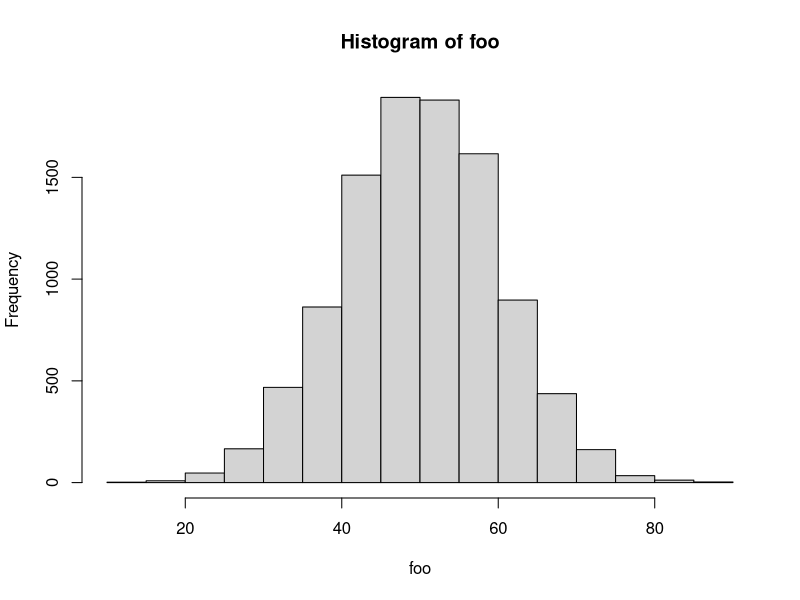
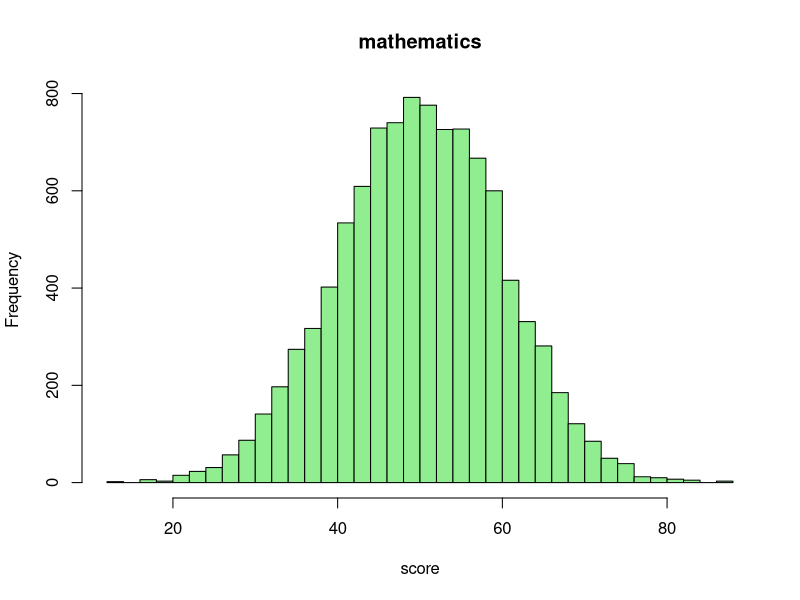

Write R code to recreate these figures, in order. (Note: this script raises an error after producing the figures.)
### 第3講 サンプルコード

#' @exercise R言語における関数

sin(x = pi/2) # "引数名 = 値" で指定 
sin(pi/2) # 上と同値 (引数と値の関係が明かなら引数名は省略可能)

help(log) # ヘルプを表示して使い方を確認する
x <- 16; b <- 2 # xやbに適当な数値を代入する．複数コマンドは ; で区切る
log(x = x, base = b) # 底をbとする対数
log(x, b) # 上と同値
log(base = b, x = x) # 上と同値
log(b, x) # 上と異なる (=log(x = b, base = x))
log(x) # 自然対数 (既定値による計算 =log(x, base = exp(1)))

#' 正規乱数を生成する関数
help(rnorm) # Help タブから指定しても良い
#' ヒストグラムを表示する関数
?hist # help(hist) と同値

rnorm(5) # 平均0 分散1 の正規乱数を5個生成
rnorm(5, mean = 10) # 平均10 分散1 の正規乱数を5個生成
rnorm(sd = 0.1, n = 5) # 平均0 分散0.01 の正規乱数を5個生成
rnorm(n = 5, mean = 2, sd = 2) # 平均2 分散4 の正規乱数を5個生成

foo <- rnorm(n = 10000, mean = 50, sd = 10) # 平均50 標準偏差10 の正規乱数
hist(foo) # データ以外全て既定値で表示
hist(foo, # 既定値のいくつかを変更する
     breaks = 30, # ビンを30程度に調整する
     col = "lightgreen", # 色の指定
     main = "mathematics", # タイトルの指定
     xlab = "score") # x軸ラベルの指定
#' Plots タブで描画結果を確認

#' ---------------------------------------------------------------------------
#' @practice 関数の使い方
#'
#' sample を調べる
help(sample)
#' サイコロを1回振る試行
sample(x = 1:6, size = 1)
#' サイコロを10回振る試行
sample(x = 1:6, size = 10) # エラーになる
sample(x = 1:6, size = 10, replace = TRUE)
#' 1が他の目の3倍出易いサイコロ
sample(1:6, 10, replace = TRUE, prob = c(3, rep(1,5))) # 引数の一部を省略
#' 1から6をランダムに並べ替える
sample(1:6, 6) # 既定値ではreplaceしない(復元抽出しない)ので並べ替えになる
#' ---------------------------------------------------------------------------

#' @exercise 関数の定義

foo <- function(r){
  volume <- (4/3) * pi * r^3 # 球の体積
  surface <- 4 * pi * r^2     # 球の表面積
  out <- c(volume, surface) # 返り値のベクトルを作る
  names(out) <- c("volume", "surface_area") # 返り値の要素に名前を付ける
  return(out) # 値を返す
}
foo(r = 2) # 実行
foo(3)

bar <- function(a, r, n=5){
  out <- a*r^(1:n-1) # 1:n-1 と 1:(n-1) は異なるので注意
  return(out) # 値を返す
}
bar(1, 2) # 初項1 公比2 の最初の5項
bar(1, 2, 10) # 初項1 公比2 の最初の10項
bar(n = 10, 1, 2) # 変数名を指定すると引数の位置を変えることができる
bar(r = 0.5, n = 10, a = 512) # 同上

#' @exercise 三角形の面積を計算する関数

my_heron <- function(x, y, z){
  #' 関数名は上書きされるので独特の名前にするのがお薦め
  s <- (x+y+z)/2 # 補助変数 s の計算
  S <- sqrt(s*(s-x)*(s-y)*(s-z)) # ヘロンの公式による面積の計算
  return(S) # 面積を返す
}
my_heron(3, 4, 5) # よく知られた直角三角形を使って計算結果を確認する
my_heron(12, 13, 5)

#' ---------------------------------------------------------------------------
#' @practice 自作関数の定義
#'
#' 和 (summation) を計算する関数
my_sum <- function(n){
  out <- sum(1:n) # 1からnまでの整数を生成して和を求める
  return(out)
}
my_sum(10) # 1から10までの和は?
#' 別解
my_sum2 <- function(n){
  out <- n*(n+1)/2 # 等差数列の和を利用した場合
  return(out)
}
my_sum2(10)
#' 階乗 (factorial) を計算する関数
my_fact <- function(n){
  out <- prod(1:n) # 1からnまでの整数を生成して積を求める
  return(out)
}
my_fact(5) # 5! は?
#' ---------------------------------------------------------------------------

#' @exercise 制御構造

today <- 20240426 # 今日の日付
if(today %% 19 == 0) {# %% は余りを計算
  print("割り切れます．商は以下の値です．") 
  print(today %/% 19) # 商を表示
} else { # {}で囲まれたブロックが1つのまとまった処理に対応する
  print("割り切れません．余りは以下の値です．")
  print(today %% 19) # 余りを表示
}

print(LETTERS) # LETTERS ベクトルの内容を表示
for(i in c(20,15,11,25,15)) {
  print(LETTERS[i]) # 順番に表示
}

(n <- 2*11*17*31) # 分解の対象．今日の日付や my_fact(5) なども試してみよ
p <- 2 # 最初に調べる数
while(n != 1){ # 商(for文の中で計算している)が1になるまで計算する
  if(n%%p == 0) { # 余りが0か確認
    print(p) # 割り切った数を表示
    n <- n/p # 商を計算して分解の対象を更新
  } else {
    p <- p+1 # 割り切れない場合は次の数を調べる
  } # 更新される p は素数とは限らないのに上手く動く理由を考えてみよう
}

#' @exercise nの階乗を求める関数 (for文を用いた例)

my_fact1 <- function(n){
  val <- 1 # 初期値の代入
  for(i in 1:n){ # 1からnまで順に掛ける
    val <- val*i
  }
  return(val) # 計算結果を返す
}
my_fact1(4) # 正しい
my_fact1(3) # 正しい
my_fact1(2) # 正しい
my_fact1(1) # 正しい
my_fact1(0) # 間違い (0!=1)

#' @exercise nの階乗を求める関数 (if文を用いた修正版)

my_fact2 <- function(n){
  if(n==0){ # n=0 か確認して分岐する
    return(1)
  } else {
    val <- 1
    for(i in 1:n){ val <- val*i }
    return(val)
  }
}
my_fact2(4) # 正しい
my_fact2(3) # 正しい
my_fact2(2) # 正しい
my_fact2(1) # 正しい
my_fact2(0) # 正しい

#' @exercise nの階乗を求める関数 (while文を用いた例)

my_fact3 <- function(n){
  val <- 1 # 初期値の代入
  while(n>0){ # nから1まで順に掛ける．nが0なら計算しない
    val <- val*n
    n <- n-1
  }
  return(val)
}
my_fact3(4) # 正しい
my_fact3(3) # 正しい
my_fact3(2) # 正しい
my_fact3(1) # 正しい
my_fact3(0) # 正しい

#' ---------------------------------------------------------------------------
#' @practice 制御構造
#'
#' Fibonacci 数を返す関数
my_fibo <- function(n){
  f0 <- 0 # 第0項の設定
  f1 <- 1 # 第1項の設定
  if(n<0) {
    print("計算できません")
    return(NA) # 欠損値を返す
  }
  if(n==0) { # n=0の場合
    return(f0)
  }
  if(n==1) { # n=1の場合
    return(f1)
  }
  for(i in 2:n) { # n>=2の場合
    fn <- f1 + f0 # fn = fn-1 + fn-2 の計算
    f0 <- f1 # fn-2 の値の更新 (f0が覚えておく)
    f1 <- fn # fn-1 の値の更新 (f1が覚えておく)
  }
  return(fn) # 計算結果を返す
}
#' Fibonacci 数を6項目まで計算
c(my_fibo(1),my_fibo(2),my_fibo(3),my_fibo(4),my_fibo(5),my_fibo(6))
#' 同じ関数に別の値を入れて計算する方法はいくつか用意されている
sapply(1:30, my_fibo)
#'
#' 行列の列の平均を計算する関数
my_col_ave <- function(X) {
  ave <- rep(0, length = ncol(X)) # 平均を記録するベクトルを用意
  for(i in 1:ncol(X)){ # 列ごとに計算
    ave[i] <- sum(X[,i])/nrow(X) # 平均の定義に従って計算
    ## ave[i] <- mean(X[,i]) # 平均を計算する関数を用いても良い
  }
  return(ave)
}
(A <- matrix(1:12,3,4,byrow=TRUE))
my_col_ave(A) # 正しい答えを返す
(x <- 1:12)
my_col_ave(x) # うまく動かない
#'
#' ベクトルと行列を扱えるように修正
my_col_ave <- function(X){ 
  if(is.vector(X)){ # ベクトルとそれ以外の場合分け
    ave <- mean(X)
  } else { # ベクトル以外は行列と想定して計算
    ave <- rep(0,length=ncol(X))
    for(i in 1:ncol(X)){
      ave[i] <- mean(X[,i])
    }
  }
  return(ave)
}
my_col_ave(A)
my_col_ave(x) # 正しい答えを返す
#' ---------------------------------------------------------------------------
